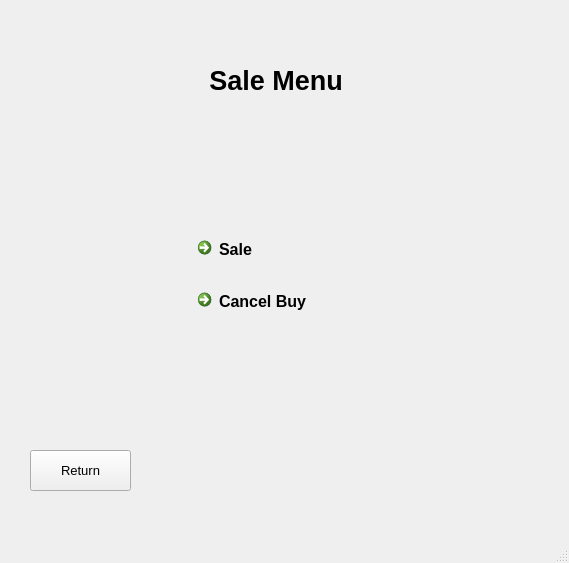
<?xml version="1.0" encoding="UTF-8"?>
<ui version="4.0">
 <class>MenuSale</class>
 <widget class="QMainWindow" name="MenuSale">
  <property name="geometry">
   <rect>
    <x>0</x>
    <y>0</y>
    <width>569</width>
    <height>563</height>
   </rect>
  </property>
  <property name="windowTitle">
   <string>MainWindow</string>
  </property>
  <widget class="QWidget" name="centralwidget">
   <widget class="QLabel" name="label_2">
    <property name="enabled">
     <bool>true</bool>
    </property>
    <property name="geometry">
     <rect>
      <x>190</x>
      <y>60</y>
      <width>172</width>
      <height>40</height>
     </rect>
    </property>
    <property name="font">
     <font>
      <pointsize>20</pointsize>
      <weight>75</weight>
      <bold>true</bold>
     </font>
    </property>
    <property name="text">
     <string>Sale Menu</string>
    </property>
    <property name="alignment">
     <set>Qt::AlignCenter</set>
    </property>
   </widget>
   <widget class="QPushButton" name="pushButton">
    <property name="geometry">
     <rect>
      <x>30</x>
      <y>450</y>
      <width>101</width>
      <height>41</height>
     </rect>
    </property>
    <property name="font">
     <font>
      <pointsize>10</pointsize>
     </font>
    </property>
    <property name="text">
     <string>Return</string>
    </property>
   </widget>
   <widget class="QWidget" name="">
    <property name="geometry">
     <rect>
      <x>190</x>
      <y>230</y>
      <width>170</width>
      <height>97</height>
     </rect>
    </property>
    <layout class="QVBoxLayout" name="verticalLayout">
     <item>
      <widget class="QCommandLinkButton" name="commandLinkButton">
       <property name="font">
        <font>
         <pointsize>12</pointsize>
        </font>
       </property>
       <property name="text">
        <string>Sale</string>
       </property>
      </widget>
     </item>
     <item>
      <widget class="QCommandLinkButton" name="commandLinkButton_2">
       <property name="font">
        <font>
         <pointsize>12</pointsize>
        </font>
       </property>
       <property name="text">
        <string>Cancel Buy</string>
       </property>
      </widget>
     </item>
    </layout>
   </widget>
  </widget>
  <widget class="QMenuBar" name="menubar">
   <property name="geometry">
    <rect>
     <x>0</x>
     <y>0</y>
     <width>569</width>
     <height>25</height>
    </rect>
   </property>
  </widget>
  <widget class="QStatusBar" name="statusbar"/>
 </widget>
 <resources/>
 <connections/>
</ui>
